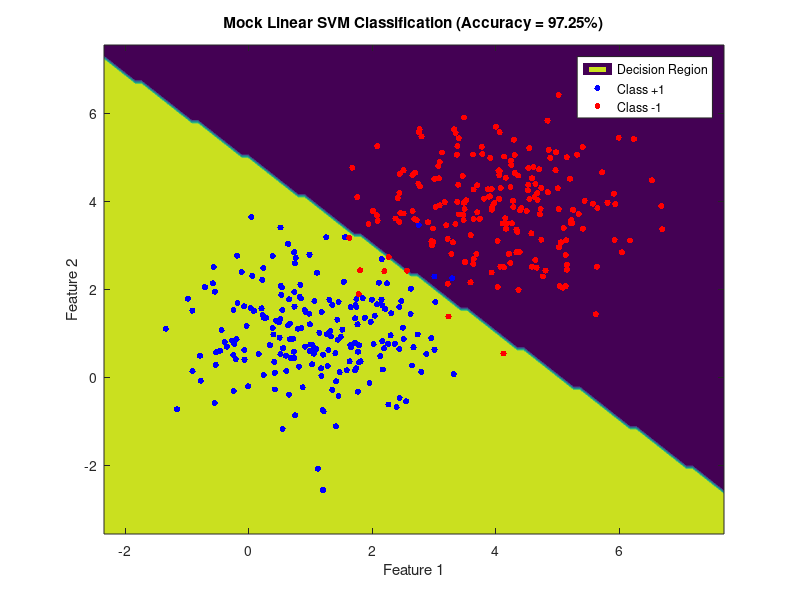

Write MATLAB code to recreate this figure.
% Linear SVM (Mock Implementation via Max-Margin Classifier)
% BuyPolar Capital - Classical ML Series (MATLAB)

%% Simulate linearly separable 2D data
rng(5);
N = 200;
X1 = randn(N,2) + [1,1];
X2 = randn(N,2) + [4,4];
X = [X1; X2];
y = [ones(N,1); -ones(N,1)]; % SVM uses labels +1 and -1

%% Approximate SVM with hard-margin max-margin linear classifier
% We'll solve: min ||w|| s.t. y_i (w'x + b) >= 1 (simplified setup)

% Add bias term
X_aug = [X, ones(2*N,1)];

% Closed-form solution via pseudo-inverse (not real QP)
w = pinv(X_aug) * y;

% Decision function and boundary
w_vec = w(1:2); b = w(3);
pred = sign(X_aug * w);
acc = mean(pred == y);

%% Grid for boundary
[x1g,x2g] = meshgrid(linspace(min(X(:,1))-1,max(X(:,1))+1,100), linspace(min(X(:,2))-1,max(X(:,2))+1,100));
Xg = [x1g(:), x2g(:), ones(numel(x1g),1)];
pred_grid = reshape(sign(Xg * w), size(x1g));

%% Plot
if ~exist('plots', 'dir')
    mkdir('plots');
end

figure;
contourf(x1g,x2g,pred_grid,'LineColor','none'); hold on;
scatter(X1(:,1), X1(:,2), 20, 'b', 'filled');
scatter(X2(:,1), X2(:,2), 20, 'r', 'filled');
title(sprintf('Mock Linear SVM Classification (Accuracy = %.2f%%)', acc*100));
xlabel('Feature 1'); ylabel('Feature 2'); legend('Decision Region','Class +1','Class -1');

print(gcf, fullfile('plots','svm_classification'), '-dpdf');

disp('Mock linear SVM classification complete.');